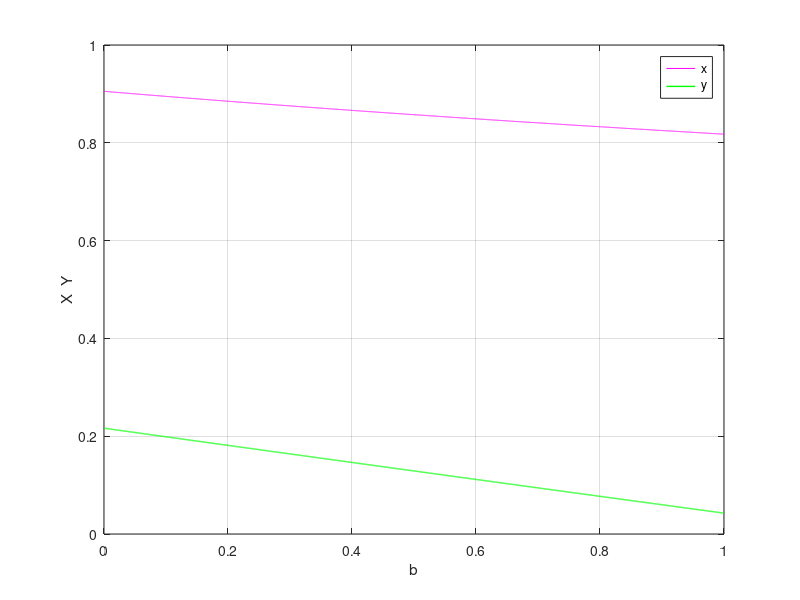

This chart was generated by the following MATLAB code:
clc;
clear all;
close all;

X = [1 0]';
b = 0:0.0001:1;
for j = 1:length(b)
    err = 1;
    i = 0;
    while err > 0.0001
        x = X(1); y = X(2);
        F = [((5+b(j))*x^2-x*y/(2+b(j))-4);
            (4*x*y + b(j)*x + y - 1)];
        J = [2*x*(5+b(j))-(1/(2+b(j)))*y -(1/(2+b(j)))*x;
            4*y+b(j) 4*x+1];
        Xnew = X - J\F;
        err = norm(Xnew-X);
        X = Xnew;
        x = X(1); y = X(2);
        i = i+1;
    end
    xroot(j) = x;
    yroot(j) = y;
end
figure(9)
plot(b,xroot,'m-',b,yroot,'g-','linewidth',1)
xlabel('b')
ylabel('X  Y')
legend('x','y')
grid on